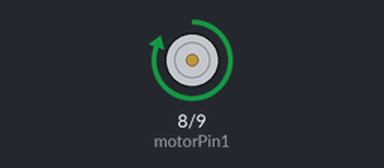
A sketch run on a simulated Arduino Uno, built with avr-gcc and run on an emulated ATmega328P. Shown: motor-driver pin pairs drawn as motors (green arrow = first pin HIGH = forward, orange = second pin HIGH = backward, longer = more drive).

Above: at 1.5 s.
At 4.0 s:
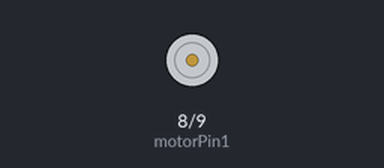
Timing chart, 0 to 6.5 s (numbered marks = the images above):
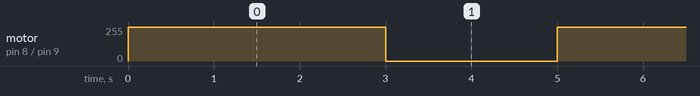

The sketch:

code.ino
```cpp
int motorPin1 = 8;
int motorPin2 = 9;

void setup() {
  pinMode(motorPin1, OUTPUT);
  pinMode(motorPin2, OUTPUT);
}

void loop() {
  // Motor ON - Forward direction
  digitalWrite(motorPin1, HIGH);
  digitalWrite(motorPin2, LOW);

  delay(3000);

  // Motor OFF
  digitalWrite(motorPin1, LOW);
  digitalWrite(motorPin2, LOW);

  delay(2000);
}
```

Measured:
- by itself, motor on pin 8 (motorPin1) / pin 9 (motorPin2): alternates forward 255/255 for 3.0 s and stopped for 2.0 s
